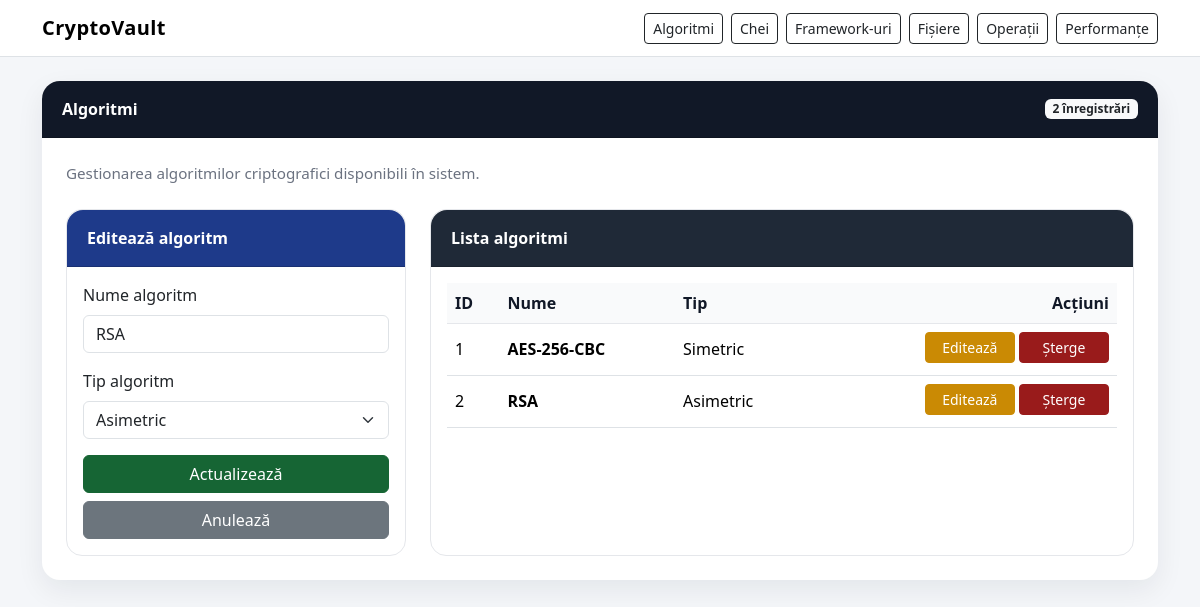
Page /algorithms?edit_algorithm=2 on the committed database.
### models.py (models this page shows)
class Algorithm(Base):
    __tablename__ = "algorithms"
    id = Column(Integer, primary_key=True, index=True)
    name = Column(String(100), nullable=False, unique=True)
    type = Column(String(50), nullable=False)
    keys = relationship("Key", back_populates="algorithm", cascade="all, delete-orphan")
    performances = relationship("Performance", back_populates="algorithm", cascade="all, delete-orphan")

### app_web.py (the view)
@app.route("/algorithms")
def show_algorithms():
    db = database.get_session()
    try:
        edit_algorithm_id = request.args.get("edit_algorithm", type=int)
        pagination = crud.get_algorithms_paginated(db, get_page(), get_per_page())
        edit_algorithm = crud.get_algorithm_by_id(db, edit_algorithm_id) if edit_algorithm_id else None
        return render_template(
            "algorithms.html",
            algorithms=pagination["items"],
            pagination=pagination,
            edit_algorithm=edit_algorithm
        )
    finally:
        db.close()

### app_web.py (called while the page is built)
def get_page():
    return crud.normalize_page(request.args.get("page", 1))

def get_per_page():
    return crud.normalize_per_page(request.args.get("per_page", 25))

### crud.py (called while the page is built)
def normalize_page(value):
    try:
        value = int(value)
    except (TypeError, ValueError):
        value = DEFAULT_PAGE
    if value < 1:
        value = DEFAULT_PAGE
    return value

def normalize_per_page(value):
    try:
        value = int(value)
    except (TypeError, ValueError):
        value = DEFAULT_PER_PAGE
    if value < 1:
        value = DEFAULT_PER_PAGE
    if value > MAX_PER_PAGE:
        value = MAX_PER_PAGE
    return value

def paginate_query(query, page=1, per_page=25):
    page = normalize_page(page)
    per_page = normalize_per_page(per_page)
    total = query.count()
    pages = math.ceil(total / per_page) if total > 0 else 1
    if page > pages:
        page = pages
    items = query.offset((page - 1) * per_page).limit(per_page).all()
    return {
        "items": items,
        "page": page,
        "per_page": per_page,
        "total": total,
        "pages": pages,
        "has_prev": page > 1,
        "has_next": page < pages,
        "prev_page": page - 1 if page > 1 else 1,
        "next_page": page + 1 if page < pages else pages,
    }

def get_algorithms_paginated(db: Session, page=1, per_page=25):
    query = db.query(models.Algorithm).order_by(models.Algorithm.id)
    return paginate_query(query, page, per_page)

def get_algorithm_by_id(db: Session, algo_id: int):
    return db.query(models.Algorithm).filter(models.Algorithm.id == algo_id).first()

### database.py (called while the page is built)
@event.listens_for(engine, "connect")
def enable_sqlite_foreign_keys(dbapi_connection, connection_record):
    cursor = dbapi_connection.cursor()
    cursor.execute("PRAGMA foreign_keys=ON")
    cursor.close()

def get_session():
    return SessionLocal()

### templates/algorithms.html (shortened to what this page needs)
{% extends "base.html" %}
{% block content %}
<div class="card section-card">
    <div class="card-header">
        <div class="d-flex justify-content-between align-items-center flex-wrap gap-2">
            <span>Algoritmi</span>
            <span class="badge bg-light text-dark">{{ pagination.total }} înregistrări</span>
        </div>
    </div>
    <div class="card-body p-4">
        <p class="section-subtitle mb-4">Gestionarea algoritmilor criptografici disponibili în sistem.</p>
        <div class="row g-4">
            <div class="col-lg-4">
                <div class="card form-card h-100">
                    <div class="card-header">
                        {{ "Editează algoritm" if edit_algorithm else "Adaugă algoritm" }}
                    </div>
                    <div class="card-body">
                        <form action="{{ url_for('save_algorithm') }}" method="post">
                            <div class="mb-3">
                                <label class="form-label">Nume algoritm</label>
                                <input type="text" name="name" class="form-control"
                                       value="{{ edit_algorithm.name if edit_algorithm else '' }}" required>
                            </div>
                            <div class="mb-3">
                                <label class="form-label">Tip algoritm</label>
                                <select name="type" class="form-select" required>
                                    <option value="Asimetric" {% if edit_algorithm and edit_algorithm.type == 'Asimetric' %}selected{% endif %}>Asimetric</option>
                                </select>
                            </div>
                            <button type="submit" class="btn btn-success w-100">
                                {{ "Actualizează" if edit_algorithm else "Adaugă" }}
                            </button>
                            {% if edit_algorithm %}
                                <a href="{{ url_for('show_algorithms') }}" class="btn btn-secondary w-100 mt-2">Anulează</a>
                            {% endif %}
                        </form>
                    </div>
                </div>
            </div>
            <div class="col-lg-8">
                <div class="card table-card h-100">
                    <div class="card-header">Lista algoritmi</div>
                    <div class="card-body">
                        <div class="table-responsive">
                            <table class="table table-hover align-middle">
                                <thead>
                                    <tr>
                                        <th>ID</th>
                                        <th>Nume</th>
                                        <th>Tip</th>
                                        <th class="text-end">Acțiuni</th>
                                    </tr>
                                </thead>
                                <tbody>
                                {% for algo in algorithms %}
                                    <tr>
                                        <td>{{ algo.id }}</td>
                                        <td><strong>{{ algo.name }}</strong></td>
                                        <td>{{ algo.type }}</td>
                                        <td class="text-end">
                                            <a href="{{ url_for('show_algorithms', edit_algorithm=algo.id) }}" class="btn btn-warning btn-sm btn-action">Editează</a>
                                            <a href="{{ url_for('delete_algorithm', algo_id=algo.id) }}" class="btn btn-danger btn-sm btn-action"
                                               onclick="return confirm('Sigur vrei să ștergi acest algoritm? Vor fi șterse și cheile/performanțele asociate.')">Șterge</a>
                                        </td>
                                    </tr>
                                {% else %}
                                    <tr>
                                        <td colspan="4" class="text-center text-muted py-4">Nu există algoritmi în baza de date.</td>
                                    </tr>
                                {% endfor %}
                                </tbody>
                            </table>
                        </div>
                    </div>
                </div>
            </div>
        </div>
    </div>
</div>
{% endblock %}

### static/css/style.css (style rules this page uses)
body { background-color: #f4f6f9; color: #1f2937; }
.section-card { border: none; border-radius: 18px; box-shadow: 0 10px 28px rgba(15, 23, 42, 0.07); margin-bottom: 2rem; }
.section-card .card-header { background-color: #111827; color: white; border-top-left-radius: 18px; border-top-right-radius: 18px; padding: 1rem 1.25rem; font-weight: 600; }
.form-card { border: 1px solid #e5e7eb; border-radius: 16px; }
.form-card .card-header { background-color: #1e3a8a; color: white; border-top-left-radius: 16px; border-top-right-radius: 16px; font-weight: 600; }
.table-card { border: 1px solid #e5e7eb; border-radius: 16px; }
.table-card .card-header { background-color: #1f2937; color: white; border-top-left-radius: 16px; border-top-right-radius: 16px; font-weight: 600; }
.table thead th { background-color: #f9fafb; color: #111827; font-weight: 600; border-bottom: 1px solid #e5e7eb; }
.table td, .table th { vertical-align: middle; }
.btn-action { min-width: 90px; margin-bottom: 0.25rem; }
.btn-success { background-color: #166534; border-color: #166534; }
.btn-warning { background-color: #ca8a04; border-color: #ca8a04; color: white; }
.btn-danger { background-color: #991b1b; border-color: #991b1b; }
.section-subtitle { color: #6b7280; font-size: 0.95rem; margin-bottom: 0; }

### rows in the picture
Algorithm: name "RSA", type "Asimetric", id "2"
Algorithm: id "1", name "AES-256-CBC", type "Simetric"

### other values in the picture
{{ pagination.total }} "2"
{{ "Editează algoritm" if edit_algorithm else "Adaugă algoritm" }} "Editează algoritm"
{{ "Actualizează" if edit_algorithm else "Adaugă" }} "Actualizează"
